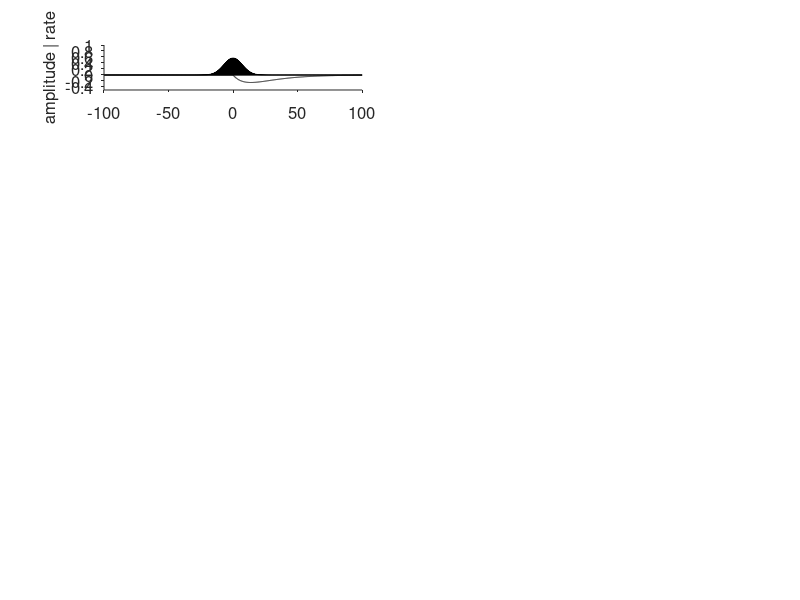

Recreate this plot in MATLAB. (Note: this script raises an error after producing the figure.)
function Carandini

t=[-1000:1000];

y = -[exp(-t/200)- exp(-t/100)];
y(1:1000) = 0;

figure(2);clf
mplot = 6;
for n=1:mplot

  x = exp(-t.^2/(n*100)^2)/sum(exp(-t.^2/(n*100)^2))*100;
  
  [c l] = xcorr(y,x);
  gl = l>=-1000 & l<=1000;
  
  CC(:,n) = c(gl)'; 
  
  subplot(mplot,2,n*2-1)
  bar(t/10,[x]);
  hold on
  plot(t/10,[y],'k')
  xlim([-100 100])
  ylim([-0.5 1])
  set(gca,'TickDir','out','FontSize',12)
  ylabel('amplitude | rate','FontSize',12)
  box off
  
  if n==1
    [ma mi] = max(-c(gl));
  end
  
  [mc(n) mt(n) idx] = MaxPeak(l',-c',[],4);
  
  subplot(mplot,2,n*2)
  plot(l(gl)/10,c(gl))
  xlim([-100 100])
  ylim([-30 10])
  Lines(mt(n)/10,[],'g');
  Lines(t(mi)/10);
  set(gca,'TickDir','out','FontSize',12)
  ylabel('amplitude','FontSize',12)
  box off
    
end

subplot(mplot,2,n*2-1)
xlabel('time','FontSize',12)
subplot(mplot,2,n*2)
xlabel('time','FontSize',12)


%% for comp
for n=1:50

  x = exp(-t.^2/(n*10)^2)/sum(exp(-t.^2/(n*10)^2))*100;
  
  [c l] = xcorr(y,x);
  gl = l>=-1000 & l<=1000;
  
  if n==1
    [ma mi] = max(-c(gl));
  end
  
  [mc(n) mt(n) idx] = MaxPeak(l',-c',[],4);
end


figure(3)
subplot(211)
plot(l(gl)/10,CC)
Lines(0,[],'k','--');
set(gca,'TickDir','out','FontSize',12)
xlabel('time','FontSize',12)
ylabel('amplitude','FontSize',12)
box off
%
subplot(413)
plot([1:length(mt)]/10,mt/10,'.')
set(gca,'TickDir','out','FontSize',12)
ylabel('time lag','FontSize',12)
box off
axis tight
%
subplot(414)
plot([1:length(mt)]/10,mc,'.')
set(gca,'TickDir','out','FontSize',12)
xlabel('distance','FontSize',12)
ylabel('amplitude','FontSize',12)
box off
axis tight



return





